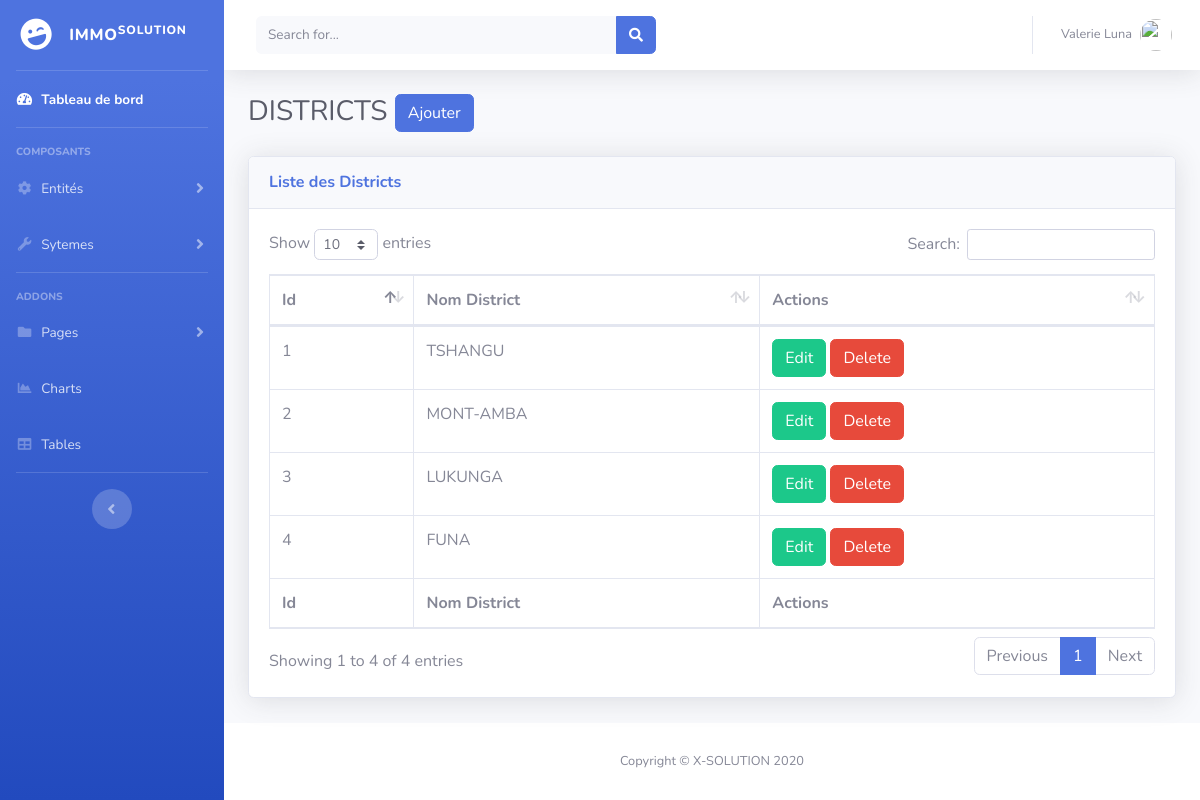
Screenshot of /pages/district.php with the database file from the repository.
### tables this page shows
CREATE TABLE `district` (
  `id_district` int(11) NOT NULL,
  `nom` varchar(100) NOT NULL
);

### classes/connexion.class.php (called while the page is built, shortened)
<?php
    class Connexion{
      public static function getPreparedStatement($req){
         $chemin = "mysql:host=localhost; dbname=agenceimmobd";
         $user = "root";
         $password = "";
         $resReq="";
         try {
             $prstmt = new PDO($chemin, $user, $password);
             $resReq = $prstmt->prepare($req);
         } catch (PDOException $ex) {
             echo 'Connection echouer'.$ex->getMessage();
         }
         return $resReq;
      }
    }
?>

### classesdao/DistrictDAO.php (called while the page is built, shortened)
<?php
require_once '../classes/connexion.class.php';
require_once '../classes/District.php';
class DistrictDAO {
    public function afficher() {
        try {
            $ps = Connexion::getPreparedStatement("SELECT * FROM district");
            $ps->execute();
            while ($row = $ps->fetch(PDO::FETCH_ASSOC)) {
                $district = new District();
                $district->setId_district($row['id_district']);
                $district->setNom($row['nom']);
                $distrct[] = $district;
            }
        } catch (Exception $ex) {
            echo 'Erreur AFFICHAGE' . $ex->getMessage();
        }
        return $distrct;
    }
}

### classes/District.php (called while the page is built)
<?php
class District {
    private $id_district;
    private $nom;
    function getId_district() {
        return $this->id_district;
    }
    function getNom() {
        return $this->nom;
    }
    function setId_district($id_district) {
        $this->id_district = $id_district;
    }
    function setNom($nom) {
        $this->nom = $nom;
    }
}

### pages/district.php (the view, shortened to what this page needs)
<?php
require_once '../classesdao/DistrictDAO.php';
$district = new DistrictDAO();
$dist = $district->afficher();
include('../includes/header.php');
include('../includes/navbar.php');
?>
<div id="content-wrapper" class="d-flex flex-column">
    <div id="content">
        <?php include('../includes/topmenu.php'); ?>
        <div class="container-fluid">
            <h1 class="h3 mb-4 text-gray-800"> DISTRICTS
                <button type="button" class="btn btn-primary" data-toggle="modal" data-target="#exampleModal">
                    Ajouter
                </button>
            </h1>
            <div class="card shadow mb-4">
                <div class="card-header py-3">
                    <h6 class="m-0 font-weight-bold text-primary">Liste des Districts</h6>
                </div>
                <div class="card-body">
                    <div class="table-responsive">
                        <table class="table table-bordered" id="dataTable" width="100%" cellspacing="0">
                            <thead>
                                <tr>
                                    <th>Id</th>
                                    <th>Nom District</th>
                                    <th>Actions</th>
                                </tr>
                            </thead>
                            <tbody>
                                <?php foreach ($dist as $ligneD): ?>
                                    <tr>
                                        <td><?php echo $ligneD->getId_district() ?></td>
                                        <td><?php echo $ligneD->getNom() ?></td>
                                        <td>
                                            <button type="button" class="btn btn-success editbtn" data-toggle="modal" data-target="#edit_modal">Edit</button>
                                            <button type="button" class="btn btn-danger deletebtn" data-toggle="modal" data-target="#delete_modal">Delete</button>
                                        </td>
                                    </tr>
                                <?php endforeach; ?>
                            </tbody>
                            <tfoot>
                                <tr>
                                    <th>Id</th>
                                    <th>Nom District</th>
                                    <th>Actions</th>
                                </tr>
                            </tfoot>
                        </table>
                    </div>
                </div>
            </div>
        </div>
    </div>
    <?php include('../includes/footer.php'); ?>
</div>
<?php
include('../includes/scripts.php');
?>

### rows the page displays
district: id_district "1", nom "TSHANGU"
district: id_district "2", nom "MONT-AMBA"
district: id_district "3", nom "LUKUNGA"
district: id_district "4", nom "FUNA"
